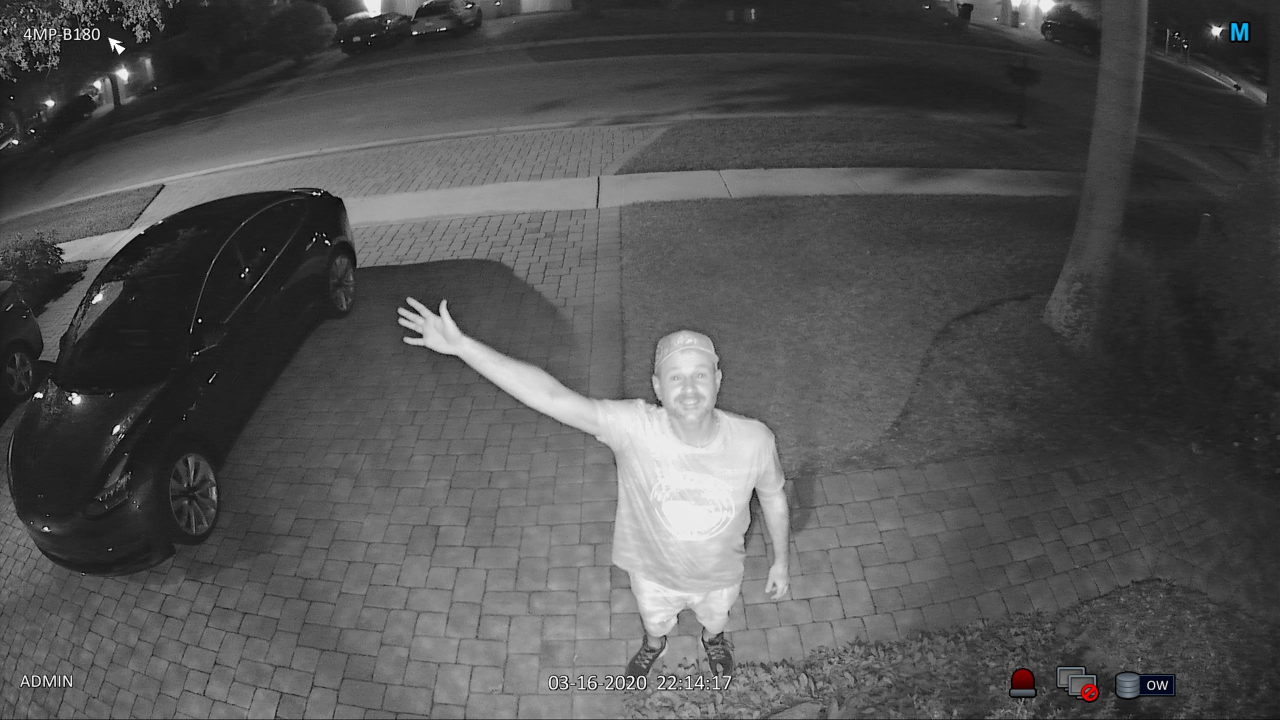
#> input picture wanted_person.png, 2560 x 1440 px (shown at 1/2 size)
$ python CLAHE.py
#> lines starting #> are read from the running program, lines starting #| are printed output that depends on the picture
import cv2 as cv

import numpy as np

import matplotlib.pyplot as plt

import os


def histogramEqual():

    root = os.getcwd()

    current_dir = os.path.dirname(os.path.abspath(__file__))
    imgPath = os.path.join(current_dir, "wanted_person.png")

    img = cv.imread(imgPath,cv.IMREAD_GRAYSCALE)
#> img: shape (1440, 2560); min 0, max 255, mean 82.1

    hist = cv.calcHist([img],[0],None,[256],[0,256])
#> hist = 256 values, max 71092 at index 34, min 75 at index 246, mean 14400

    cdf = hist.cumsum()
#> cdf = 256 values from 1666 to 3686400

    cdfNorm = cdf * float(hist.max()) / cdf.max()
#> cdfNorm = 256 values from 32.13 to 71092


    plt.figure()

    plt.subplot(231)

    plt.imshow(img,cmap='gray')

    plt.subplot(234)

    plt.plot(hist)

    plt.plot(cdfNorm,color='b')

    plt.xlabel('pixel intesity')

    plt.ylabel('# of pixels')


    equImg = cv.equalizeHist(img)
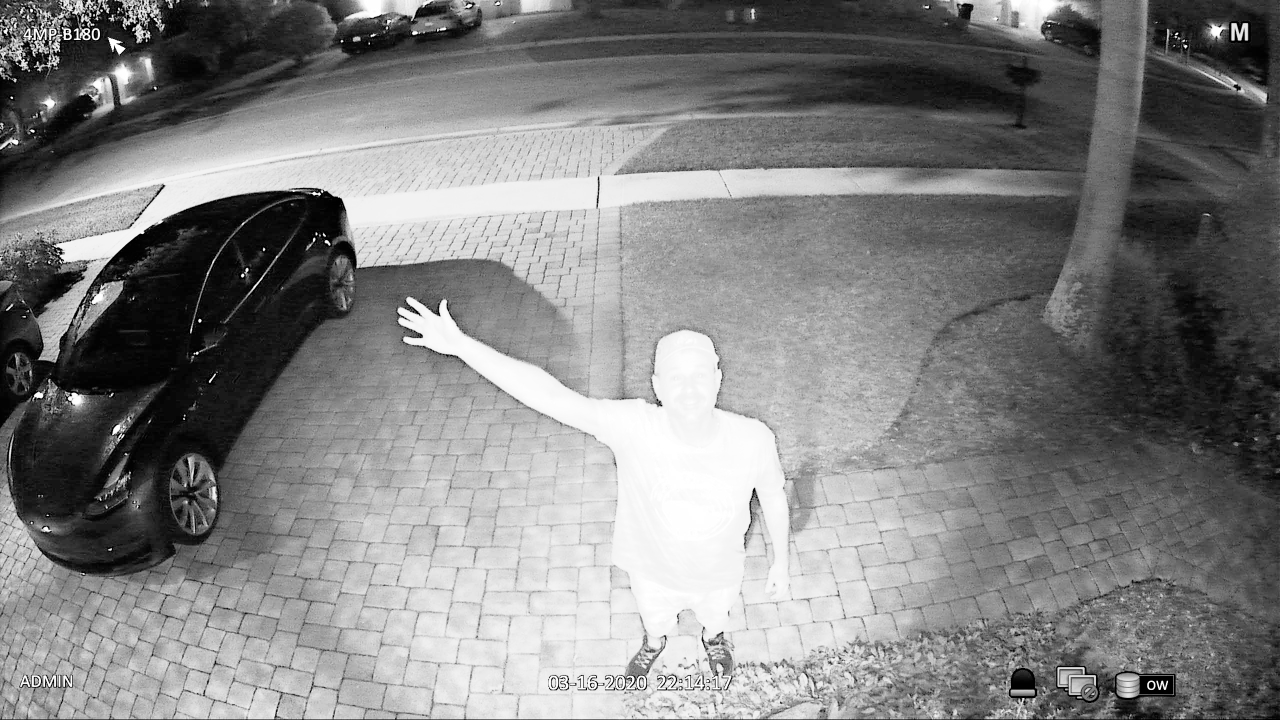
#> equImg: shape (1440, 2560) (shown at 1/2 size); min 0, max 255, mean 128.5

    equhist = cv.calcHist([equImg],[0],None,[256],[0,256])
#> equhist = 256 values, max 71092 at index 26, min 0 at index 4, mean 14400

    equcdf = equhist.cumsum()
#> equcdf = 256 values from 8240 to 3686400

    equcdfNorm = equcdf * float(equhist.max()) / equcdf.max()
#> equcdfNorm = 256 values from 158.9 to 71092

    plt.subplot(232)

    plt.imshow(equImg,cmap='gray')

    plt.subplot(235)

    plt.plot(equhist)

    plt.plot(equcdfNorm,color='b')

    plt.xlabel('pixel intesity')

    plt.ylabel('# of pixels')


    claheObj = cv.createCLAHE(clipLimit=5,tileGridSize=(8,8))

    claheImg = claheObj.apply(img)
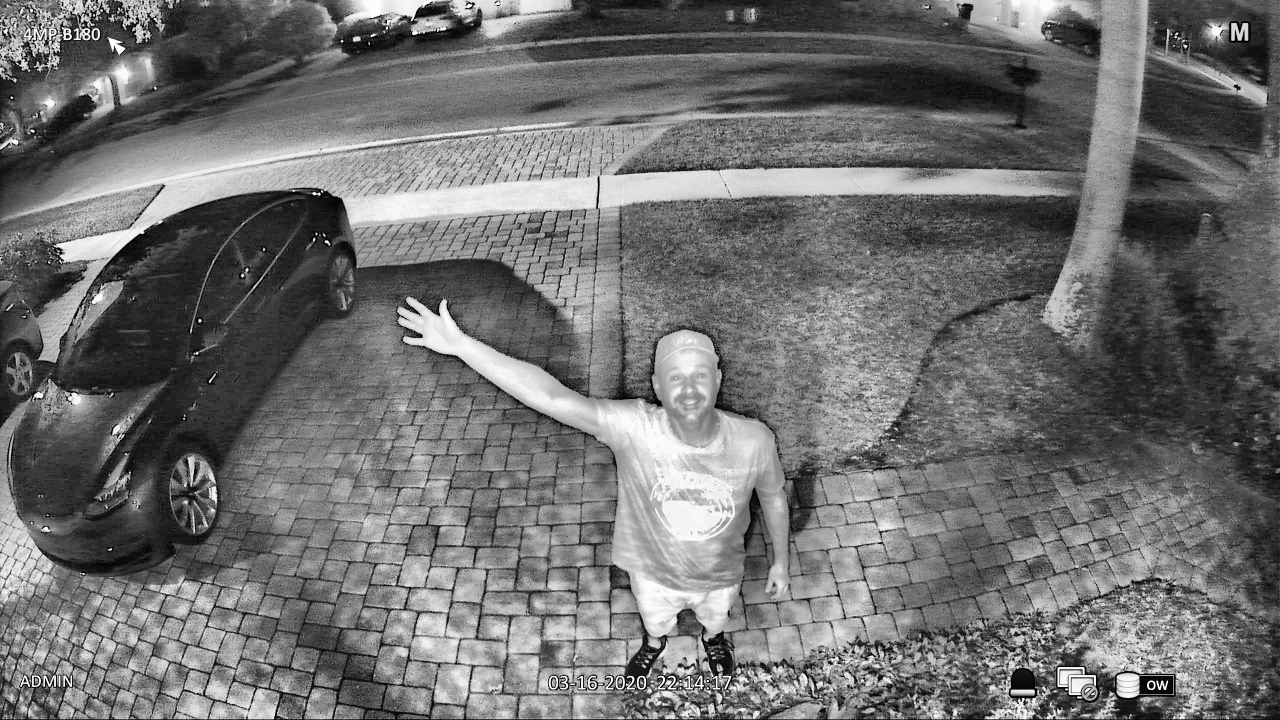
#> claheImg: shape (1440, 2560) (shown at 1/2 size); min 0, max 255, mean 111.9

    clahehist = cv.calcHist([claheImg],[0],None,[256],[0,256])
#> clahehist = 256 values, max 27079 at index 51, min 441 at index 0, mean 14400

    clahecdf = clahehist.cumsum()
#> clahecdf = 256 values from 441 to 3686400

    clahecdfNorm = clahecdf * float(clahehist.max()) / clahecdf.max()
#> clahecdfNorm = 256 values from 3.24 to 27079

    plt.subplot(233)

    plt.imshow(claheImg,cmap='gray')

    plt.subplot(236)

    plt.plot(clahehist)

    plt.plot(clahecdfNorm,color='b')

    plt.xlabel('pixel intesity')

    plt.ylabel('# of pixels')

    plt.show()
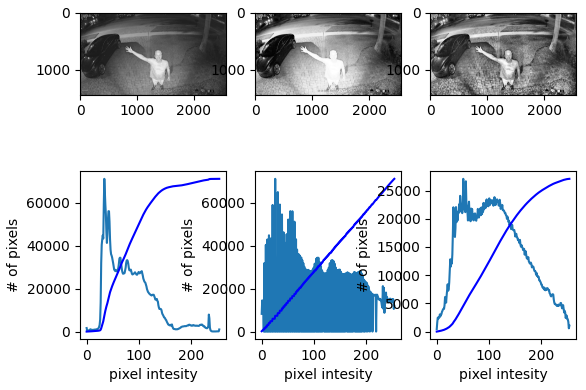
#> figure drawn by matplotlib, 6 panels; panel 2: curve peaks at x = 34, y = 71092; panel 2: curve peaks at x = 255, y = 71092; panel 4: curve peaks at x = 26, y = 71092; panel 4: curve peaks at x = 255, y = 71092


if __name__ == '__main__':

    histogramEqual()
